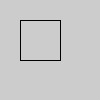
Frame 1 (no input)
Frame 60 (the mouse pressed at the canvas centre just before this capture): identical to frame 1, image omitted
Frame 120 (the mouse held since frame 60 and released just before this capture): identical to frame 1, image omitted

The Processing sketch that drew this single still picture (run headless with seeded random() and noise(); from frame 60 on, the mouse is pressed at the canvas centre):

// Processing sketch: H09_Opd4
// ── H09_Opd4.pde
void setup(){
  Vierkant(20, 60, 20, 60);
}


void draw(){
  
}


void Vierkant(int a, int b, int c, int d){
 line(a,a,a,b);
 line(a,b,d,d);
 line(d,d,d,c);
 line(d,c,a,a);
}
 
  
  
